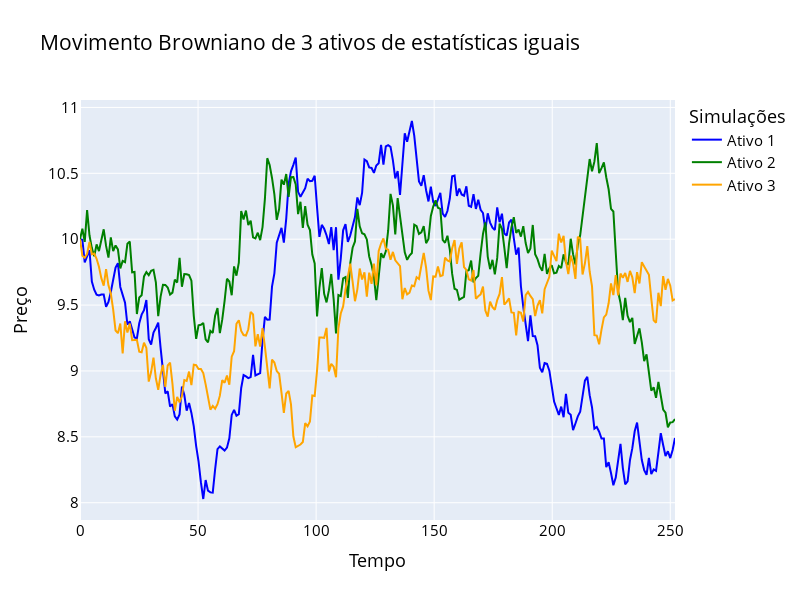

The notebook cell this image was saved under:
### Code cell
# Roda a simulação e plota o gráfico
media = 0.02
sigma = 0.2

tempo, ativo1 = sim.preco(mu = media, sigma = sigma)
tempo, ativo2 = sim.preco(mu = media, sigma = sigma)
tempo, ativo3 = sim.preco(mu = media, sigma = sigma)

fig = make_subplots(rows = 1, cols = 1
                    , shared_xaxes = True
                    , vertical_spacing = 0.05)

fig.add_trace(go.Scatter(x = tempo, y = ativo1
                                , name = "Ativo 1"
                                , line = dict(color = "blue"))
              , row = 1, col = 1)

fig.add_trace(go.Scatter(x = tempo, y = ativo2
                                , name = "Ativo 2"
                                , line = dict(color = "green"))
              , row = 1, col = 1)

fig.add_trace(go.Scatter(x = tempo, y = ativo3
                                , name = "Ativo 3"
                                , line = dict(color = "orange"))
              , row = 1, col = 1)


fig.update_layout(height = 600, width = 800
                  , title_text = "Movimento Browniano de 3 ativos de estatísticas iguais"
                  , font_color = "blue"
                  , title_font_color = "black"
                  , xaxis_title = "Tempo"
                  , yaxis_title = "Preço"
                  , showlegend = True
                  , legend_title = "Simulações"
                  , font = dict(size = 15, color = "Black")
                 )

fig.show()

### Figure 1 — Plotly figure (JSON) as saved in the notebook; plotly's stock layout.template omitted (floating-point values rounded to 4 significant figures; data arrays with more than 128 entries replaced by an {"elided": "..."} marker saying what was removed)
{"data": [{"line": {"color": "blue"}, "name": "Ativo 1", "type": "scatter", "x": {"elided": "252 float values"}, "xaxis": "x", "y": {"elided": "252 float values"}, "yaxis": "y"}, {"line": {"color": "green"}, "name": "Ativo 2", "type": "scatter", "x": {"elided": "252 float values"}, "xaxis": "x", "y": {"elided": "252 float values"}, "yaxis": "y"}, {"line": {"color": "orange"}, "name": "Ativo 3", "type": "scatter", "x": {"elided": "252 float values"}, "xaxis": "x", "y": {"elided": "252 float values"}, "yaxis": "y"}], "layout": {"font": {"color": "Black", "size": 15}, "height": 600, "legend": {"title": {"text": "Simulações"}}, "showlegend": true, "title": {"font": {"color": "black"}, "text": "Movimento Browniano de 3 ativos de estatísticas iguais"}, "width": 800, "xaxis": {"anchor": "y", "domain": [0, 1], "title": {"text": "Tempo"}}, "yaxis": {"anchor": "x", "domain": [0, 1], "title": {"text": "Preço"}}}}
